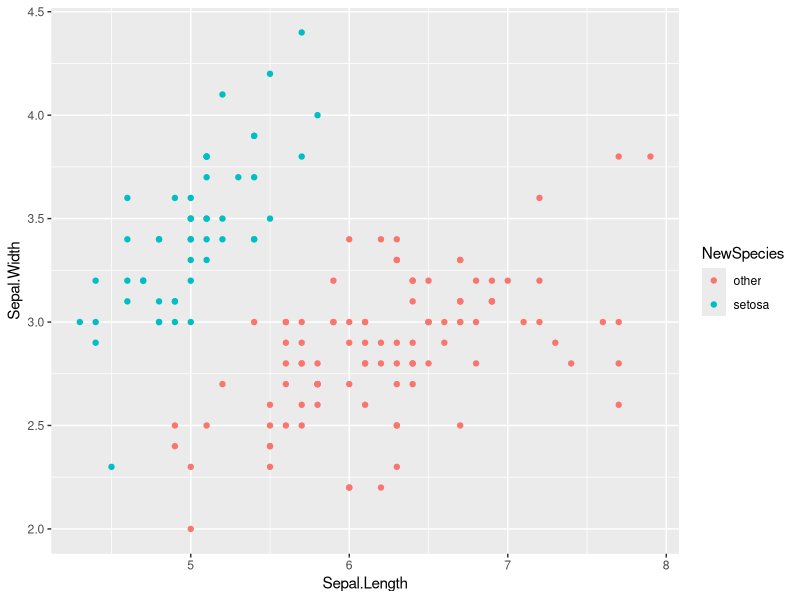
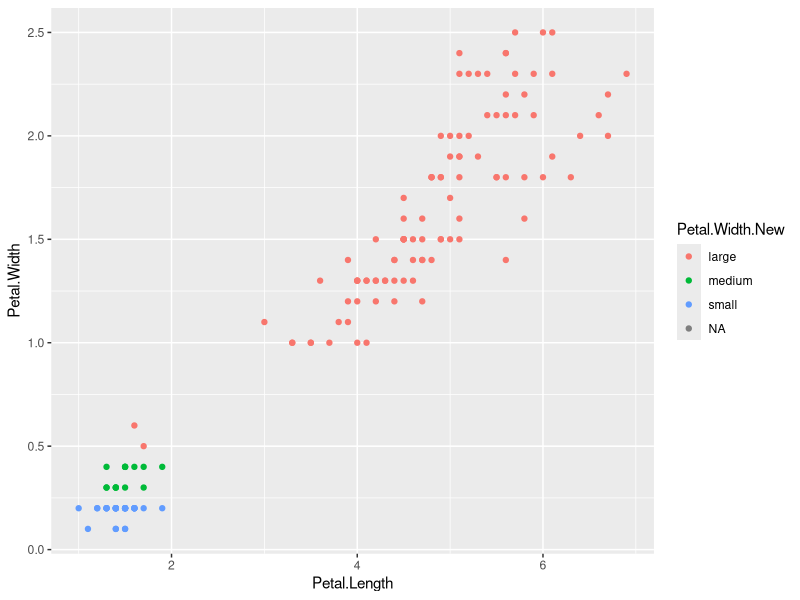

Write R code to recreate these figures, in order. (Note: this script raises an error after producing the figures.)
################
# R workshop 3 #
################

# clear working environment
rm(list = ls()) # clear global environment
dev.off() # clear plot history

# load packages
library(tidyverse)

# for loops
# simple example
for (x in 1:10){
  print(x)
}

# simple mathematical example
for (x in 1:10){
  print(x + 10)
}

# for loops across character strings
for (x in c("2019", "2020", "2021", "2022")){
  y <- paste("The year is ", x)
  print(y)
}

# if we look at y only the final iteration of the loop is stored
y

# assigning the output to an object
new_vector <- NA # first we must create a new empty object for the loop to write to

# now we can write to the object in the loop
for (x in 1:10){
  new_vector[x] <- x + 10
}

# look at the vector we have created
new_vector


# adding a new column to an existing data set
data("starwars") # load the starwars data

# create an empty column to write to
starwars$size <- NA

# add to the new column in a for loop
for (i in 1:nrow(starwars)){
  starwars$size[i] <- starwars$height[i] * starwars$mass[i]
}

# look at the new column we have created
starwars$size

# avoiding for loops with vectorisation instead
# with our simple examples we don't actually need the for loop
x <- 1:10
print(x)
print(x+10)
x+10

years <- c("2019", "2020", "2021", "2022")
paste("The year is ", years)



# CONDITIONAL STATEMENTS

# If
z <- 11
if (z < 10){
  print("z is less than 10")
}


# adding else
if (z < 10){
  print("z is less than 10")
} else {
  print("z is more than 10")
}

# doing the same thing with ifelse
ifelse(z < 10, "z is less than 10", "z is more than 10")

# working on vectors
z <- seq(1,60,6) # create a new vector
z # look at our vector

# apply our ifelse statement to our vector
ifelse(z < 10, "z is less than 10", "z is more than 10")

# ifelse also works with a character vector
countries <- c("UK", "USA", "France", "China")
ifelse(countries == "UK", "UK", "Elsewhere")

# add a new factor variable to a data frame with ifelse
data(iris) # load the iris data

levels(iris$Species) # look at the different species in the data 

# add a new column that just separates the setosa species from all others
iris$NewSpecies <- ifelse(iris$Species == "setosa", "setosa", "other")

# we can then use this new factor variable e.g. to colour points in a plot
ggplot(iris, aes(Sepal.Length, Sepal.Width, colour = NewSpecies)) +
  geom_point()

# nested ifelse statements
# if we want more than 2 levels we can nest ifelse statements
iris$Petal.Width.New <- ifelse(iris$Petal.Width < 0.3, "small",
                               ifelse(iris$Petal.Width >= 0.3 & iris$Petal.Width < 0.5, "medium", "large"))

# testing NA
iris[1,4] <- NA # introduce an NA to our data set

# the ifelse statement retains the NA 
iris$Petal.Width.New <- ifelse(iris$Petal.Width < 0.3, "small",
                               ifelse(iris$Petal.Width >= 0.3 & iris$Petal.Width < 0.5, "medium", "large"))


# ggplot using our new variable with 3 levels
ggplot(iris, aes(Petal.Length, Petal.Width, colour = Petal.Width.New)) +
  geom_point()


# WRITING OUR OWN FUNCTIONS

# lets make a function to add ten to the input 
add_ten <- function(x){
  y <- x + 10
  return(y)
}

add_ten(100) # try out our function

z <- 1:10 # create a new vector
add_ten(z) # try out our function on a vector


# making functions with multiple arguments
multiply <- function(x, y){
  z <- x * y
  return(z)
}

multiply(3,2) # try out our function

multiply(3) # we will get an error if we don't give it two arguments

# adding a default argument
multiply <- function(x, y = 10){
  z <- x * y
  return(z)
}

multiply(3) # now we don't get an error because we added a default for y

# we can override the default we set by specifying y as well when we call the function
multiply(3,2)


# combining conditional statements and functions
# e.g. we can use ifelse inside a function
# lets make a function to evaluate if a number is less than 10:
eval10 <- function(x){
  y <- ifelse(x < 10, "less than 10", "greater than 10")
  return(y)
}

eval10(1) # try it out
eval10(15) # try it out



# LISTS

# create three vectors for our list
nintendo <- c("Mario", "Luigi", "Peach")
numbers <- 1:100
logic <- c(T,F,F,T)

# combine our vectors into a list
my_list <- list(nintendo, numbers, logic)

my_list # look at our list

my_list[1] # access the first element of our list

class(my_list[1]) # but this is still a list

my_list[[1]] # to access the element as a vector use the double square brackets

class(my_list[[1]]) # now the first element is a character vector

# colons work differently inside double square brackets
my_list[1:2] # in single brackets the colon specifies a range
my_list[[1:2]] # in double brackets the colon takes the a numbered element from what is before the colon

my_list[[1]][1] # this would be the way to access the first element of the first item in a list
my_list[[1]][1:2] # we can specify a range within the single square brackets

# items within a list can be named e.g.
my_list <- list(nintendo = nintendo, numbers = numbers, logic = logic)
my_list # look at our new list

# now we can access elements in the list by their name or their index
my_list$nintendo
my_list[["nintendo"]]
my_list[[1]]

# items within a list can also be defined directly within the list function
# they don't need to exist outside of the list
# e.g.
my_list <- list(nintendo = c("Mario", "Luigi", "Peach"),
                numbers = 1:100,
                logic = c(T,F,F,T))
my_list # identical list to before



# APPLY FUNCTIONS

# apply() function - apply functions to data frames or matrices

data("airquality") # load some data to practice on

# if we wanted to get the means of all the columns in our data frame
# we could get them one by one by re-writing the code
mean(airquality[,1], na.rm = T)
mean(airquality[,2], na.rm = T)
mean(airquality[,3], na.rm = T)

# or we could use a for loop
for (x in 1:ncol(airquality)){
  print(mean(airquality[,x], na.rm = T))
}

# but we could do it more quickly and succinctly with apply:
# note the 2 is the column index, if we wanted row means we would use 1 instead
apply(airquality, 2, mean, na.rm = T)

# in this simple example there is also a built in function for this
colMeans(airquality, na.rm = T)


# we can also use our own functions with apply
# define a simple function of our own
square <- function(x){
  y <- x^2
  return(y)
}

square(10) # try out our function

# use our function on the airquality data set with apply
apply(airquality, 1, square)


# ANONYMOUS FUNCTIONS

# we can also define functions directly within apply
# e.g. to square all values
apply(airquality, 2, function(x){
  x^2
})

# or to count NAs in each column
apply(airquality, 2, function(x){
  is.na(x)
})

# we can wrap the is.na function in the sum function to get totals for each column
apply(airquality, 2, function(x){
  sum(is.na(x))
})


# lapply - apply functions to lists
my_list # lets look at our list again

# determine the length of each element in our list using lapply
lapply(my_list, length)

# note that lapply always outputs the result as a list
class(lapply(my_list, length))

# we can also use lapply on a data frame e.g.
lapply(airquality, mean)

# it will just coerce the dataframe into a list before it applies the function
# so it will do this under the hood
as.list(airquality)

# we can add addtionional arguments to our functions after the first2 inputs to lapply
# e.g. adding na.rm = T
lapply(airquality, mean, na.rm = T)


# sapply - apply functions to lists and by default simplify the output
# we get the same output as above with sapply
# but the output has been simplified to a vector rather than a list
sapply(airquality, mean, na.rm = T)

# if we want sapply not to simplify the output we can just tell it not to...
# and it will behave exactly like lapply
sapply(airquality, mean, na.rm = T, simplify = F)

# we can use anonymous functions with sapply exactly like with apply or lapply
# and if we give a vector as input, this will also just be coerced into a list
# e.g.
sapply(1:10, function(x){
  sqrt(x)
}, simplify = F)


# a real world example - using sapply to make chromosome names with a 
# user defined anonymous function
sapply(1:24, function(x){
  paste("chr", x , sep = "_")
})









